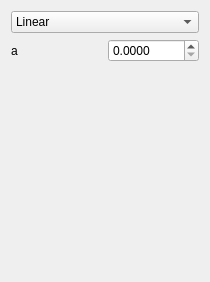
<?xml version="1.0" encoding="UTF-8"?>
<ui version="4.0">
 <class>QtSulfideDetoxificationFunctionWidget</class>
 <widget class="QWidget" name="QtSulfideDetoxificationFunctionWidget">
  <property name="geometry">
   <rect>
    <x>0</x>
    <y>0</y>
    <width>210</width>
    <height>282</height>
   </rect>
  </property>
  <property name="windowTitle">
   <string>Form</string>
  </property>
  <layout class="QGridLayout" name="gridLayout">
   <item row="0" column="0" colspan="2">
    <widget class="QComboBox" name="box_type">
     <item>
      <property name="text">
       <string>Linear</string>
      </property>
     </item>
    </widget>
   </item>
   <item row="1" column="1">
    <widget class="QDoubleSpinBox" name="box_a">
     <property name="decimals">
      <number>4</number>
     </property>
     <property name="maximum">
      <double>1000.000000000000000</double>
     </property>
     <property name="singleStep">
      <double>0.100000000000000</double>
     </property>
    </widget>
   </item>
   <item row="1" column="0">
    <widget class="QLabel" name="label_a">
     <property name="text">
      <string>a</string>
     </property>
    </widget>
   </item>
   <item row="3" column="0" colspan="2">
    <widget class="QLabel" name="label">
     <property name="text">
      <string/>
     </property>
     <property name="pixmap">
      <pixmap resource="MutualismBreakdowner.qrc">:/images/SulfideDetoxificationSmall.jpg</pixmap>
     </property>
     <property name="alignment">
      <set>Qt::AlignCenter</set>
     </property>
    </widget>
   </item>
   <item row="2" column="0">
    <spacer name="verticalSpacer">
     <property name="orientation">
      <enum>Qt::Vertical</enum>
     </property>
     <property name="sizeHint" stdset="0">
      <size>
       <width>20</width>
       <height>40</height>
      </size>
     </property>
    </spacer>
   </item>
  </layout>
 </widget>
 <resources>
  <include location="MutualismBreakdowner.qrc"/>
 </resources>
 <connections/>
</ui>
